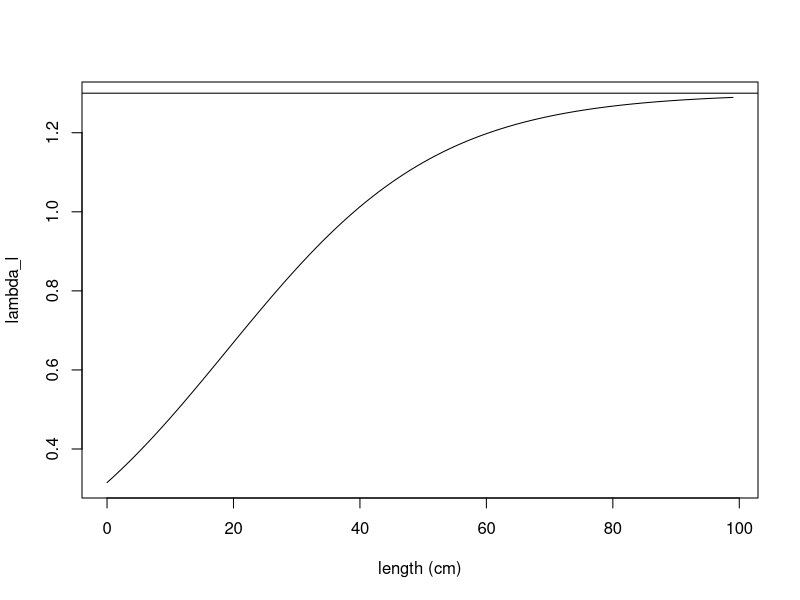
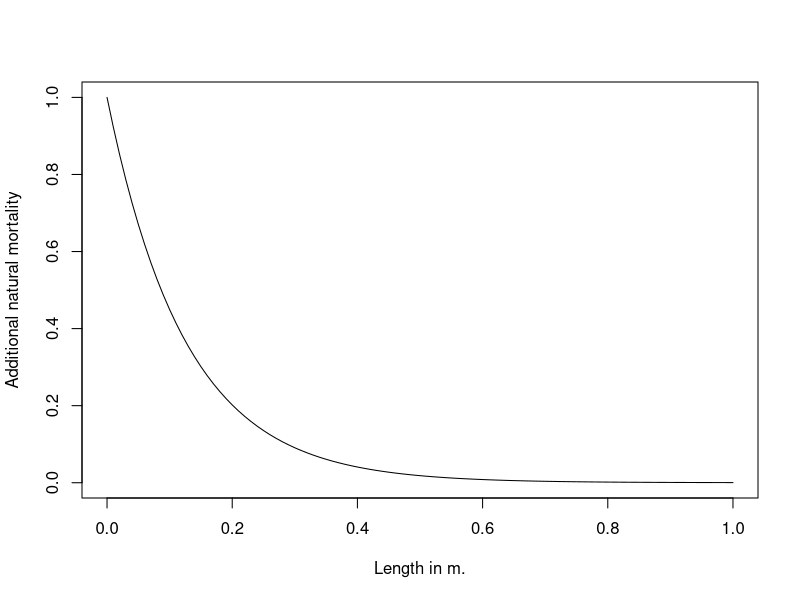
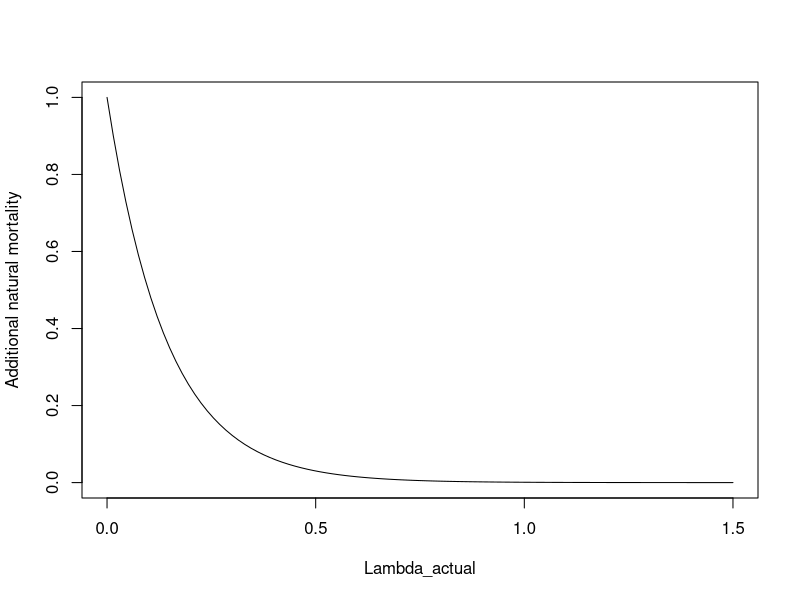
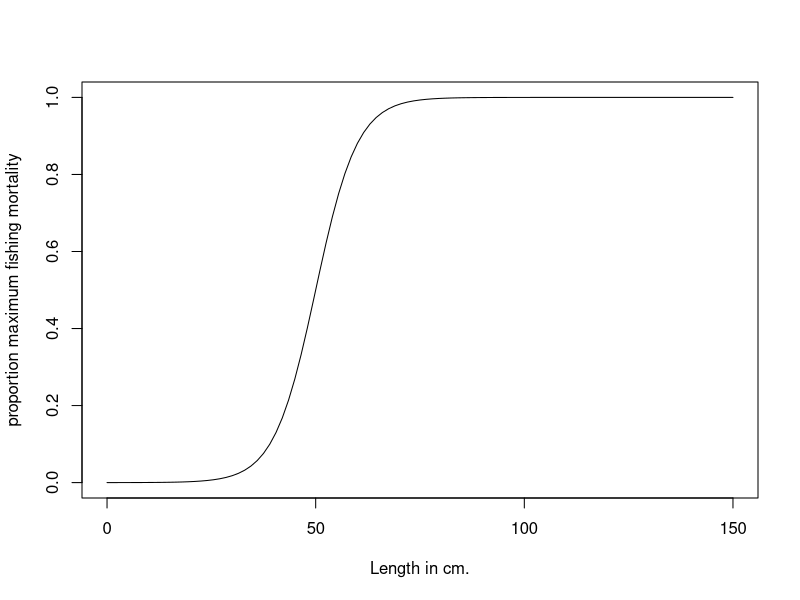
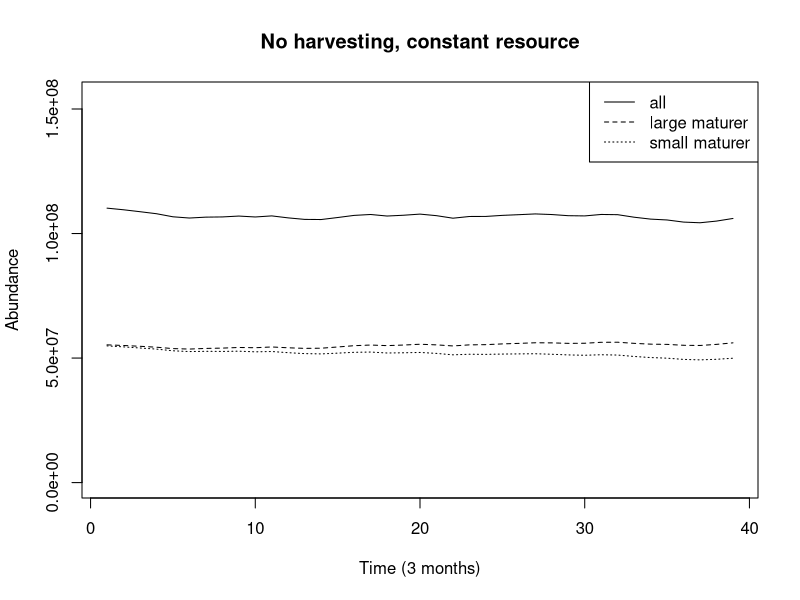
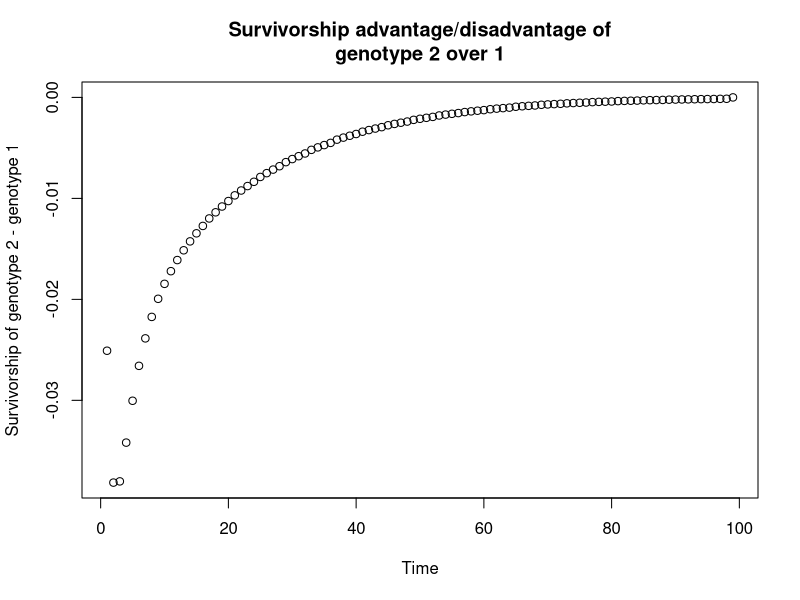
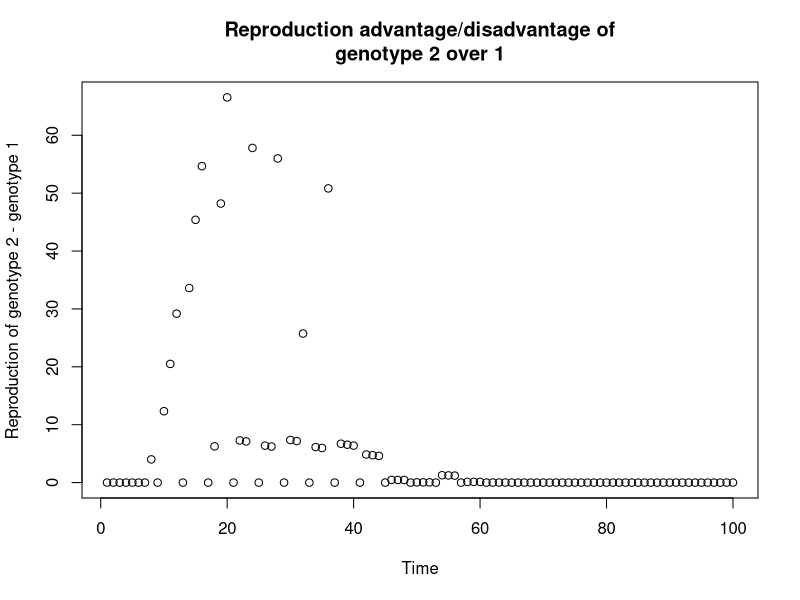

The R source for these figures, in order:
## ---- chunk 1
knitr::opts_chunk$set(echo = TRUE)
## ---- chunk 2
ratios <- vector(mode="numeric", length=25)
r =6
# In meters
a_bar = 0.2
lambda_min=0

lambda_max=1.3

for (i in 1:100) {
  ratios[i] <- lambda_min + (lambda_max-lambda_min)*(exp(r*((i/100)-a_bar)))/(1+exp(r*((i/100)-a_bar)))
}
plot(0:(length(ratios)-1), ratios, xlab="length (cm)", ylab="lambda_l", type="l")
abline(h=1.3)
## ---- chunk 3
curve(exp(-8*x), from =0, to=1, xlab="Length in m.", ylab="Additional natural mortality")
curve(exp(-7*x), from =0, to=1.5, xlab="Lambda_actual", ylab="Additional natural mortality")
## ---- chunk 4
curve(1/(1+exp(-0.2*(x - 50))), from =0, to=150, xlab="Length in cm.", ylab="proportion maximum fishing mortality")
## ---- chunk 5
genotype1r = 6
genotype2r = 10
genotype1w = 0.674
genotype2w = 0.674

# Set longevity of the fish species, runtime of the model, and number of distinct genotypes
longevity_days = 9125
# set runtime to any arbitrary desired value, in units of days
runtime_days = 130*365
genotypes = 2
# Setting the length of the timestep in days
timescale= 91.25
# Setting run time and longevity to units of time steps
runtime = round(runtime_days/timescale)
longevity = round(longevity_days/timescale)

# How long to run model for convergence before addition of genetic diversity
# in units of days
add_genotypes = 33440

initialize_pop_matrices <- function(longevity, runtime, genotype) {
  # Initialize matrix of columns (years) and rows (age classes)
  # Multiplied by 3 because we'll be storing cohorts' reproductive biomass and lengths 
  age_dist=matrix(0L, nrow=longevity*3, ncol=runtime+1)
  # Add (arbitrarily) 10000 individuals to age=10 to start with
  age_dist[round(3650/timescale), 1] = 10000
  return(age_dist)
}

# Generate a matrix for each genotype
for (g in 1:genotypes) {
  assign(paste("age_dist_",g,sep=""),initialize_pop_matrices(longevity, runtime, g),envir = .GlobalEnv)
}

# Set parameters
# Need to add density dependence
# The steepness of the increase in the ratio lambda (reversible over structural mass)
r = 6
# The length at which the increasing function of lambda reaches its inflection point
l_bar = 0.2
# Scaling parameter for obtaining structural mass from standard length
c_1 = 5787
# Multiplier for obtaining overall yearly energy intake as a function of structural mass
p_0 = 0.1*timescale
# Exponent for obtaining overall yearly energy intake as a function of structural mass
p_1 = 2/3
# Maximum ratio lambda (reversible over structural mass) a fish can attain over its life
lambda_max = 1.3
# Minimum ratio lambda a fish can attain over its life
lambda_min = 0
# Multiplier for obtaining cost of maintenance of structural mass
c_S = 0.003*timescale
# Multiplier for obtaining cost of maintenance of reversible mass
c_E = 0.0003*timescale
# Efficiency with which energy is converted into reversible mass
e_E = 0.9
# Efficiency with which energy is converted to structural mass
e_S = (1/3)
# Multiplier and exponent for the cost of reproduction (in grams)
r_0 = 6
r_1 = 0.6
# Effectively, reproductive investment (fraction of reversible mass devoted to reproduction)
w= 0.674
# Instantaneous base mortality rate
m = log(0.9995^timescale)*(-1)
# Instantaneous fishing mortality
Fishing = 0
# Ricker
alpha = 8.44e-09
b = 4.43e-15
# Parameter setting size-selection ogive steepness
q_f = 0.2
# Minimum catch size for the species (in meters)
mincatchsize = 0.5
# Total population biomass
b_t=0
# Increased natural mortality rate at E/S = 0 or S = 0 
m_max=log(0.994^timescale)*(-1)
# Egg packing constant
packing = 4.45e6
# Parameter for exponential decline in condition-dependent mortality with improved body condition
z_c=7
# Parameter for exponential decline in predation mortality with increased body length
z_p=8
# Resource density
RD = 300000000
# Consumption with resource density half-saturation constant
K_RD = 1000000
# Variability in resource
sd_RD = 0
# How much energy intake is affected by changes in resources (1=no change)
resource = 1

# GROWTH FUNCTIONS

# For obtaining structural mass
structural_mass <- function(l) {
  return(c_1*(l)^3)
}

# Calculate the instrinsic length-dependent E/S ratio that the fish is trying to attain
intrinsic_lambda <- function(l, l_bar, r, lambda_min, lambda_max) {
  return(lambda_min + (lambda_max-lambda_min)*(exp(r*(l-l_bar)))/(1+exp(r*(l-l_bar))))
}

# Energy intake for the fish per year, dependent on fish structural biomass
size_dependent_energy_intake <- function(S, p_0, p_1) {
  return(resource*p_0*(S)^(p_1))
}

# Calculate the cost of the year of maintaining current structural and reversible biomass
maintenance_cost <- function(S, E, c_S, c_E) {
  return(c_S*S + c_E*E)
}

# Function for calculating a new, reduced level of reversible biomass, if net energy intake is negative
negative_p_net <- function(E, p_net, e_E) {
  if (p_net < 0) {
    return(E + (p_net/e_E))}
}

# Calculate the amount of energy needed to raise the R/S ratio to the length-dependent maximum
p_E_raising_lambda <- function(lambda_a, S, E) {
  return((lambda_a*S - E))
}

# Calculating proportion of any remaining energy to be converted to structural mass, to maintain R/S
remaining_energy_allocation <- function(e_S, e_E, lambda_a) {
  return((lambda_a*e_S)/(lambda_a*e_S + e_E))
}

# Obtain R and S for a cohort prior to its reproduction (or failure to reproduce) that year
get_pre_reproductive_size <- function(E_past, l_past, a) {
  S_past = structural_mass(l_past)
  lambda_a = intrinsic_lambda(l_past, l_bar, r, lambda_min, lambda_max)
  p_net = size_dependent_energy_intake(S_past, p_0, p_1) - maintenance_cost(S_past, E_past, c_S, c_E)
  if (p_net < 0) {
    E <- max(0,negative_p_net(E, p_net, e_E))
  }
  if (p_net >= 0 & lambda_a > (E_past/S_past)) {
    # Gives amount of grams needed to raise E/S to lambda_l - not taking efficiency into account yet
    p_E = p_E_raising_lambda(lambda_a, S_past, E_past)
    if ((p_E/e_E - p_net) >=0) {
      E_past = p_net*e_E + E_past
      p_net = 0
    }
    if ((p_E/e_E - p_net) <0) {
      E_past = p_E + E_past
      p_net = p_net - p_E/e_E
    }
  }
  if (p_net >= 0) {
    E = E_past + remaining_energy_allocation(e_S, e_E, lambda_a)*e_E*p_net
    S = S_past + (1-remaining_energy_allocation(e_S, e_E, lambda_a))*e_S*p_net
  }
  l = (S/c_1)^(1/3)
  output <- c(E,l)
  return(output)
}

# REPRODUCTION FUNCTIONS

# Calculate spawning stock biomass
fecundity <- function(ages, t, age_dist, g) {
  # Parameterizing genotypes
  if (t >= round(add_genotypes/timescale)) {
    w=0.674
    # Genotype parameterization
    if (g==1) {
      w=genotype1w
    }
    if (g==2) {
      w=genotype2w
    }
  }
  fecundity = 0
  for (a in ages) {
    if ((w*age_dist[a+(longevity),t]-(r_0*structural_mass(age_dist[a+(2*longevity),t]))^(r_1))>0) {
      fecundity = fecundity + (w*age_dist[a+(longevity),t]-(r_0*structural_mass(age_dist[a+(2*longevity),t]))^(r_1))*age_dist[a,t]
      age_dist[a+(longevity),t] = age_dist[a+(longevity),t] - w*age_dist[a+(longevity),t]
    }
  }
  # Convert from g. to kg.
  fecundity = fecundity/1000
  # Convert from kg. to fecundity
  fecundity = fecundity*(packing)
  assign(paste("age_dist_",g,sep=""),age_dist, envir = .GlobalEnv) 
  return(fecundity)
}

# Calculate total population biomass
biomass_t <- function(ages, t) {
  for (a in ages) {
    b_t = b_t + age_dist[a, t-1]*(structural_mass(age_dist[a+(2*longevity),t-1]))
  }
  return(b_t)
}

# Density dependent recruitment for this year
recruitment <- function(age, ages, t) {
  egg_production_total = 0
  for (g in 1:genotypes) {
    egg_production_total = egg_production_total + fecundity(ages, t, get(paste("age_dist_",g,sep="")),g)
  }
  relative_recruitment = vector(mode="numeric", length=genotypes)
  for (g in 1:genotypes) {
    relative_recruitment[g] = fecundity(ages, t, get(paste("age_dist_",g,sep="")),g)/egg_production_total
  }
  if (age==0) {
    N_0 = alpha * egg_production_total * exp(-b*egg_production_total)
    # Converting from thousands recruits to recruits, dividing by 2 because Ricker makes both male and female fish
    N_0 = N_0 * 1000
    N_0 = N_0/2
  }
  for (g in 1:genotypes) {
    age_dist = get(paste("age_dist_",g,sep=""))
    age_dist[1,t] = N_0*relative_recruitment[g]
    assign(paste("age_dist_",g,sep=""),age_dist, envir = .GlobalEnv) 
  }
}

# Add new recruits, and change the reproducing cohorts' amount of reversible mass
reproduce <- function(ages, t) {
  if (t>1) {
    recruitment(0, ages, t)
  }
}

# MORTALITY FUNCTIONS

# Fishing mortality is size selective
selective_mortality <- function(length) {
  1 / (1 + exp(-q_f*(length - mincatchsize)*100))
}

# Mortality drops as E/S increases, as S increases
mortality <- function(age) {
  lambda <- ((age_dist[age+(longevity),t]))/structural_mass(age_dist[age+(2*longevity),t])
  length = age_dist[age+(2*longevity),t]
  if (age < longevity) {
    N_t = age_dist[age-1,t-1]*exp( -m + -Fishing*selective_mortality(length) - m_max*exp(-z_c*lambda) - (m_max-m)*exp(-z_p*length) )
  }
  if (age == longevity) {
    N_t = age_dist[age-1,t-1]*exp( -m + -Fishing*selective_mortality(length) - m_max*exp(-z_c*lambda) - (m_max-m)*exp(-z_p*length))
    N_t = age_dist[age,t-1]*exp( -m + -Fishing*selective_mortality(length) - m_max*exp(-z_c*lambda) - (m_max-m)*exp(-z_p*length))
  }
  return(N_t)
}

# Calculate lengths (and reversible masses) at each age for the model with no density dependence
lengths_at_t1 <- function(genotypes) {
  t=1
  for (g in 1:genotypes) {
    age_dist = get(paste("age_dist_",g,sep=""))
    age_dist[1+(longevity), 1] = 0.3066
    age_dist[1+2*(longevity), 1] = 0.0493
    for (i in 2:longevity) {
      new_E_l = get_pre_reproductive_size(age_dist[i-1+(longevity), 1],age_dist[i-1+2*(longevity), 1], i-1)
      age_dist[i+(longevity), 1] = new_E_l[1]
      age_dist[i+(2*longevity), 1] = new_E_l[2]
      if ((w*age_dist[i+(longevity),t]-(r_0*structural_mass(age_dist[i+(2*longevity),t]))^(r_1))>0)
      {
       age_dist[i+(longevity),t] = age_dist[i+(longevity),t] - w*age_dist[i+(longevity),t]*(timescale/365) 
      }
    }
    assign(paste("age_dist_",g,sep=""),age_dist, envir = .GlobalEnv) 
  }
}  

# Initialize lengths and reversible masses for ages
lengths_at_t1(genotypes)

# Run the model
for (t in 2:runtime) {
  resource = max(rnorm(1,1,sd=sd_RD),0)*(RD/(K_RD+RD))
  b_t=0
  if (t == round(add_genotypes/timescale)) {
    Fishing = log(exp(-0)^(1/(365/timescale)))*(-1)
    sd_RD = 0.08
  }
  for (genotype in 1:genotypes) {
    age_dist = get(paste("age_dist_",genotype,sep=""))
    b_t = biomass_t(1:longevity, t)
    assign(paste("age_dist_",genotype,sep=""),age_dist, envir = .GlobalEnv) 
  }
  for (genotype in 1:genotypes) {
    
    # Parameterizing genotypes
    if (t >= round(add_genotypes/timescale)) {
      r=6
      # Genotype parameterization
      if (genotype==1) {
        # a_bar = 36.5
        r=genotype1r
      }
      if (genotype==2) {
        # a_bar = 365*2
        r=genotype2r
      }
    }
  
    age_dist = get(paste("age_dist_",genotype,sep=""))
    age_dist[1+(longevity), t] =  0.3066
    age_dist[1+2*(longevity), t] = 0.0493
    for (age in 2:longevity) {
      new_E_l = get_pre_reproductive_size(age_dist[age-1+(longevity), t-1],age_dist[age-1+2*(longevity), 1], age-1)
      age_dist[age+(longevity), t] = new_E_l[1]
      age_dist[age+(2*longevity), t] = new_E_l[2]
    
    # Mortality
    for (age in 2:longevity) {
      age_dist[age, t] <- mortality(age)
    }
    }
    assign(paste("age_dist_",genotype,sep=""),age_dist, envir = .GlobalEnv) 
  }
  if ((t%%round(365/timescale) == 0)) {
   reproduce(1:longevity, t) 
  }
}

## ---- chunk 6
### Analysis code

approach <- vector(mode="numeric", length=runtime)
for (i in 1:runtime) {
  for (j in 1:genotypes) {
    approach[i] <- approach[i]+ sum(get(paste("age_dist_", j, sep=""))[1:longevity,i])
  } 
}
# Plot population dynamics
plot(approach[seq(round(add_genotypes/timescale),length(approach), by=4)],lty=1, pch=19, type="l", ylab="Abundance",xlab="Time (3 months)", ylim=c(0,max(approach)), main= "No harvesting, constant resource")
approach <- vector(mode="numeric", length=runtime)
for (i in 1:runtime) {
  approach[i] <- sum(age_dist_1[1:longevity,i])
}
lines(approach[seq(round(add_genotypes/timescale),length(approach), by=4)], lty=2, pch=19, type="l")
cols <- c(3,4,5,6)
for (j in 2:genotypes) {
  approach <- vector(mode="numeric", length=runtime)
  for (i in 1:runtime) {
    approach[i] <- sum(get(paste("age_dist_",j, sep=""))[1:longevity,i])
  }
  lines(approach[seq(round(add_genotypes/timescale),length(approach), by=4)], lty=cols[j-1], pch=19)
}
legend("topright",legend=c("all", "large maturer","small maturer"), lty=1:3)
## ---- chunk 7
i_0 = 367
repro_vec = vector(length=longevity, mode="numeric")
survivor_vec = vector(length=longevity, mode="numeric")
w = genotype1w
r = genotype1r
age_dist <- age_dist_1
survivor_vec[1]<-age_dist[1,i_0+1]
repro_vec[1] <- 0
for (i in 2:longevity) {
  repro_vec[i] <- max(0, (w*age_dist[i+(longevity),i_0+i] - (r_0*structural_mass(age_dist[i+(2*longevity),i_0+i]))^(r_1)))
  survivor_vec[i] <- age_dist[i,i_0+i]/(survivor_vec[1])
}
survivor_vec_1 <- survivor_vec
repro_vec_1 <- repro_vec

i_0 = 367
repro_vec = vector(length=100, mode="numeric")
survivor_vec = vector(length=100, mode="numeric")
w = genotype2w
r = genotype2r
age_dist <- age_dist_2
survivor_vec[1]<-age_dist[1,i_0+1]
repro_vec[1] <- 0
for (i in 2:longevity) {
 repro_vec[i] <- max(0, (w*age_dist[i+(longevity),i_0+i] - (r_0*structural_mass(age_dist[i+(2*longevity),i_0+i]))^(r_1)))
 survivor_vec[i] <- age_dist[i,i_0+i]/(survivor_vec[1])
}
plot((survivor_vec[2:length(survivor_vec)])-(survivor_vec_1[2:length(survivor_vec_1)]), ylab="Survivorship of genotype 2 - genotype 1", main="Survivorship advantage/disadvantage of\ngenotype 2 over 1", xlab="Time")
plot(repro_vec-repro_vec_1, ylab="Reproduction of genotype 2 - genotype 1", main="Reproduction advantage/disadvantage of\ngenotype 2 over 1", xlab="Time")
